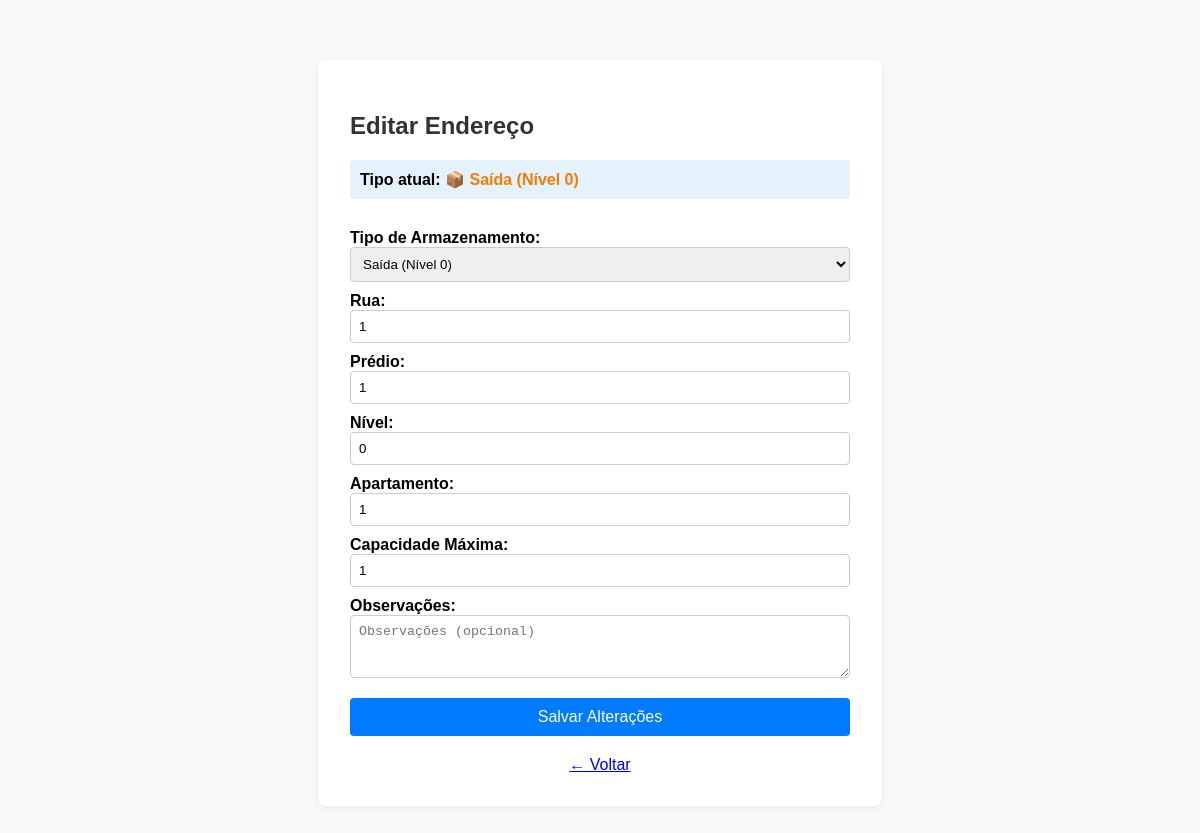
Page /produtos/editar-endereco/1/ on the committed database.
### produtos/models.py (models this page shows, shortened)
class Armazenamento(models.Model):
    CATEGORIA_CHOICES = [
        ('inteiro', 'Palete Fechado (Nível 2)'),
        ('meio', 'Saída (Nível 0)'),
    ]
    categoria_armazenamento = models.CharField(max_length=10, choices=CATEGORIA_CHOICES, default='inteiro')
    rua = models.CharField(max_length=50)
    predio = models.CharField(max_length=50)
    nivel = models.CharField(max_length=10)
    ap = models.CharField(max_length=10)
    livre = models.BooleanField(default=True)
    capacidade_maxima = models.PositiveIntegerField(default=1)
    observacoes = models.TextField(blank=True, null=True)
    class Meta:
        ordering = ['predio', 'rua', 'nivel', 'ap']

### produtos/views.py (the view)
# urls.py: path('editar-endereco/<int:endereco_id>/', views.editar_endereco, name='editar_endereco'),
def editar_endereco(request, endereco_id):
    endereco = get_object_or_404(Armazenamento, id=endereco_id)
    if request.method == 'POST':
        form = ArmazenamentoForm(request.POST, instance=endereco)
        if form.is_valid():
            form.save()
            messages.success(request, 'Endereço editado com sucesso!')
            return redirect('cadastrar_enderecos')
    else:
        form = ArmazenamentoForm(instance=endereco)
    return render(request, 'produtos/editar_endereco.html', {'form': form, 'endereco': endereco})

### produtos/templates/produtos/editar_endereco.html (shortened to what this page needs)
<!DOCTYPE html>
<html lang="pt-br">
<head>
</head>
<body>
    <div class="container">
        <h2>Editar Endereço</h2>
        <div class="tipo-atual">
            <strong>Tipo atual:</strong>
            {% if endereco.categoria_armazenamento == 'inteiro' %}
                <span class="tipo-inteiro">🏢 Palete Fechado (Nível 2)</span>
            {% else %}
                <span class="tipo-meio">📦 Saída (Nível 0)</span>
            {% endif %}
        </div>
        <form method="POST">
            {% for field in form %}
                {{ field.label_tag }}
                {{ field }}
            {% endfor %}
            <button type="submit">Salvar Alterações</button>
        </form>
        <a href="{% url 'cadastrar_enderecos' %}" style="display:block; margin-top:20px; text-align:center;">← Voltar</a>
    </div>
</body>
</html>

### produtos/templates/produtos/editar_endereco.html (style rules this page uses)
body { font-family: Arial, sans-serif; background: #f8f9fa; }
.container { max-width: 500px; margin: 60px auto; background: #fff; padding: 32px; border-radius: 8px; box-shadow: 0 2px 8px #0001; }
h2 { color: #333; }
form { display: flex; flex-direction: column; }
label { margin-top: 10px; font-weight: bold; }
input, select, textarea { padding: 8px; border: 1px solid #ccc; border-radius: 4px; }
button { margin-top: 20px; padding: 10px; background: #007bff; color: #fff; border: none; border-radius: 4px; font-size: 16px; }
.tipo-atual { background: #e3f2fd; padding: 10px; border-radius: 4px; margin-bottom: 20px; }
.tipo-meio { color: #f57c00; font-weight: bold; }

### rows in the picture
Armazenamento: form "Saída (Nível 0)" "1" "1" "0" "1" "1"

### other values in the picture
{{ field.label_tag }} "Tipo de Armazenamento:" "Rua:" "Prédio:" "Nível:" "Apartamento:" "Capacidade Máxima:" "Observações:"
